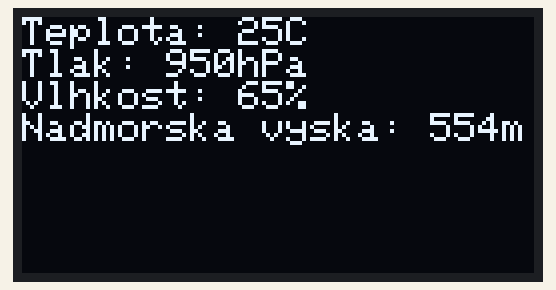
Recording of a sketch running on a simulated ESP32. Shown: 128×64 one-colour display. The display library's start-up logo is not drawn.

Above: at 2.1 s.

The sketch:

OLED-text.ino
```cpp
/*
* This example code for LaskaKit 0.96" SSD1306 (SSD1315) OLED i2c display
* is used with ESP32 DEVkit board.
*
* SDA - GPIO21
* SCL - GPIO22
*
* Made by (c) laskakit.cz 2022
*
* Libraries
* https://github.com/adafruit/Adafruit-GFX-Library
* https://github.com/adafruit/Adafruit_SH110X
*/

#include <SPI.h>
#include <Wire.h>
#include <Adafruit_GFX.h>     // https://github.com/adafruit/Adafruit-GFX-Library
#include <Adafruit_SSD1306.h>

#define USUP_POWER_PIN 2  // uSUP power pin
#define DELAYTIME 1000
#define i2c_Address 0x3c

Adafruit_SSD1306 display(128, 64, &Wire, -1);


void setup() {
  Serial.begin(115200);
  while(!Serial);    // time to get serial running

  pinMode(USUP_POWER_PIN, OUTPUT);     // Set display power pin as output
  digitalWrite(USUP_POWER_PIN, HIGH);  // Turn on the display


  // SSD1306_SWITCHCAPVCC = generate display voltage from 3.3V internally
  if(!display.begin(SSD1306_SWITCHCAPVCC, i2c_Address)) {
    Serial.println(F("SSD1306 allocation failed"));
    for(;;); // Don't proceed, loop forever
  }

  // Show initial display buffer contents on the screen --
  // the library initializes this with an Adafruit splash screen.
  display.display();
  delay(2000); // Pause for 2 seconds

  display.clearDisplay();
  display.setTextColor(SSD1306_WHITE);        // Draw white text
  display.setTextSize(1);
}

void loop() {
  // put your main code here, to run repeatedly:
   display.setCursor(0,0);
   display.println((String)"Teplota: 25C");
   display.println((String)"Tlak: 950hPa");
   display.println((String)"Vlhkost: 65%");
   display.println((String)"Nadmorska vyska: 554m");
   display.display();
   delay(500);
   display.clearDisplay();
}
```
